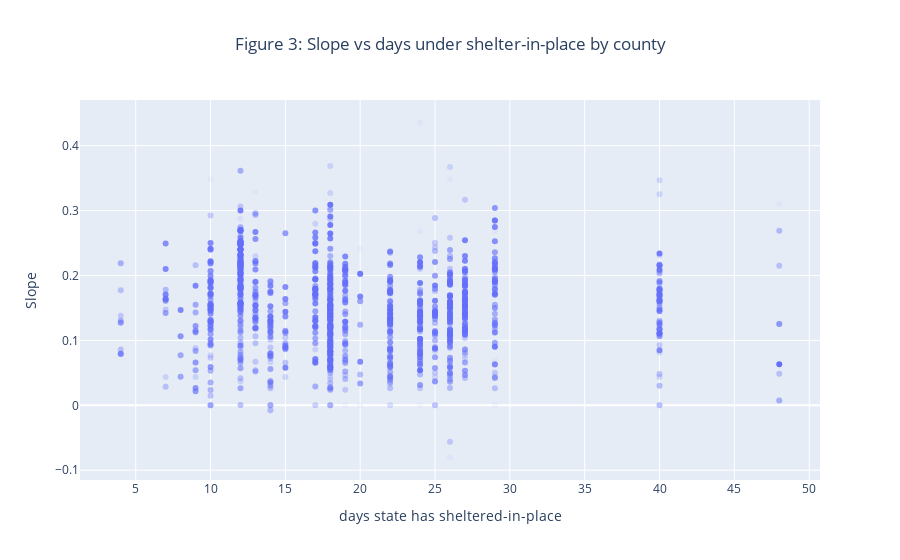

The cell this chart's notebook holds for it:
### Markdown cell above
Over the course of thirty days, Salt Lake County is estimated to have significantly more cases. This is what seems to be happening. On March 18, 2020 Cache County reported 2 cases and April 3, 2020 (16 days later) there were 15 cases. Thats' .118 per 1000 people.  On March 11, 2020 Salt Lake County reported 2 cases and 16 days later (March 27, 2020) there were 212. Thats .184 per 1000 people.

### Days under a shelter-in-place order
One would hope that shelter-in-place orders would have some effect on the public and reduce transmission rates. But shelter-in-place orders are not strictly enforced and these were recorded at the state level. I can't find this data at the county level and "shelter-in-place" may be too ill-defined for such data to be of value anyway. But regardless, let's look at the plot at the state level:

### Code cell
fig3 = go.Figure(data=go.Scatter(x=county_data.days_shutdown,
                                 y=county_data.slope,
                                 mode='markers',
                                 marker=dict(opacity=opac),
                                 text=county_data.days_over))
fig3.update_layout(
    title="Figure 3: Slope vs days under shelter-in-place by county",
    title_x=.5,
    xaxis_title="days state has sheltered-in-place",
    yaxis_title="Slope"
)
fig3.show()

### Figure 1 — Plotly figure (JSON) as saved in the notebook; plotly's stock layout.template omitted (floating-point values rounded to 4 significant figures; data arrays with more than 128 entries replaced by an {"elided": "..."} marker saying what was removed)
{"data": [{"marker": {"opacity": {"elided": "1049 float values"}}, "mode": "markers", "text": {"elided": "1049 int values"}, "type": "scatter", "x": {"elided": "1049 int values"}, "y": {"elided": "1049 float values"}}], "layout": {"title": {"text": "Figure 3: Slope vs days under shelter-in-place by county", "x": 0.5}, "xaxis": {"title": {"text": "days state has sheltered-in-place"}}, "yaxis": {"title": {"text": "Slope"}}}}
